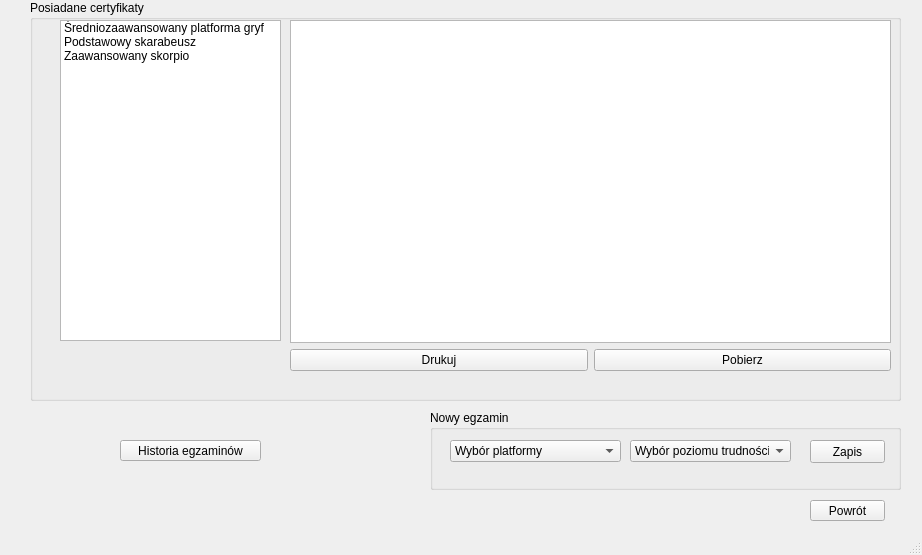
<?xml version="1.0" encoding="UTF-8"?>
<ui version="4.0">
 <class>Certyfikat</class>
 <widget class="QMainWindow" name="Certyfikat">
  <property name="geometry">
   <rect>
    <x>0</x>
    <y>0</y>
    <width>922</width>
    <height>555</height>
   </rect>
  </property>
  <property name="windowTitle">
   <string>MainWindow</string>
  </property>
  <widget class="QWidget" name="centralwidget">
   <widget class="QGroupBox" name="groupBox">
    <property name="geometry">
     <rect>
      <x>430</x>
      <y>410</y>
      <width>471</width>
      <height>80</height>
     </rect>
    </property>
    <property name="title">
     <string>Nowy egzamin</string>
    </property>
    <widget class="QPushButton" name="pushButton_3">
     <property name="geometry">
      <rect>
       <x>380</x>
       <y>30</y>
       <width>75</width>
       <height>23</height>
      </rect>
     </property>
     <property name="text">
      <string>Zapis</string>
     </property>
    </widget>
    <widget class="QComboBox" name="comboBox">
     <property name="geometry">
      <rect>
       <x>200</x>
       <y>30</y>
       <width>161</width>
       <height>22</height>
      </rect>
     </property>
     <item>
      <property name="text">
       <string>Wybór poziomu trudności</string>
      </property>
     </item>
    </widget>
    <widget class="QComboBox" name="comboBox_2">
     <property name="geometry">
      <rect>
       <x>20</x>
       <y>30</y>
       <width>171</width>
       <height>22</height>
      </rect>
     </property>
     <item>
      <property name="text">
       <string>Wybór platformy</string>
      </property>
     </item>
    </widget>
   </widget>
   <widget class="QGroupBox" name="groupBox_2">
    <property name="geometry">
     <rect>
      <x>30</x>
      <y>0</y>
      <width>871</width>
      <height>401</height>
     </rect>
    </property>
    <property name="title">
     <string>Posiadane certyfikaty</string>
    </property>
    <widget class="QListWidget" name="listWidget">
     <property name="geometry">
      <rect>
       <x>30</x>
       <y>20</y>
       <width>221</width>
       <height>321</height>
      </rect>
     </property>
     <item>
      <property name="text">
       <string>Średniozaawansowany platforma gryf</string>
      </property>
     </item>
     <item>
      <property name="text">
       <string>Podstawowy skarabeusz</string>
      </property>
     </item>
     <item>
      <property name="text">
       <string>Zaawansowany skorpio</string>
      </property>
     </item>
    </widget>
    <widget class="QWidget" name="">
     <property name="geometry">
      <rect>
       <x>260</x>
       <y>20</y>
       <width>601</width>
       <height>351</height>
      </rect>
     </property>
     <layout class="QVBoxLayout" name="verticalLayout">
      <item>
       <widget class="QTextEdit" name="textEdit"/>
      </item>
      <item>
       <layout class="QHBoxLayout" name="horizontalLayout">
        <item>
         <widget class="QPushButton" name="pushButton_2">
          <property name="text">
           <string>Drukuj</string>
          </property>
         </widget>
        </item>
        <item>
         <widget class="QPushButton" name="pushButton">
          <property name="text">
           <string>Pobierz</string>
          </property>
         </widget>
        </item>
       </layout>
      </item>
     </layout>
    </widget>
   </widget>
   <widget class="QPushButton" name="pushButton_4">
    <property name="geometry">
     <rect>
      <x>120</x>
      <y>440</y>
      <width>141</width>
      <height>21</height>
     </rect>
    </property>
    <property name="text">
     <string>Historia egzaminów</string>
    </property>
   </widget>
   <widget class="QPushButton" name="pushButton_5">
    <property name="geometry">
     <rect>
      <x>810</x>
      <y>500</y>
      <width>75</width>
      <height>21</height>
     </rect>
    </property>
    <property name="text">
     <string>Powrót</string>
    </property>
   </widget>
  </widget>
  <widget class="QStatusBar" name="statusBar"/>
 </widget>
 <resources/>
 <connections/>
</ui>
